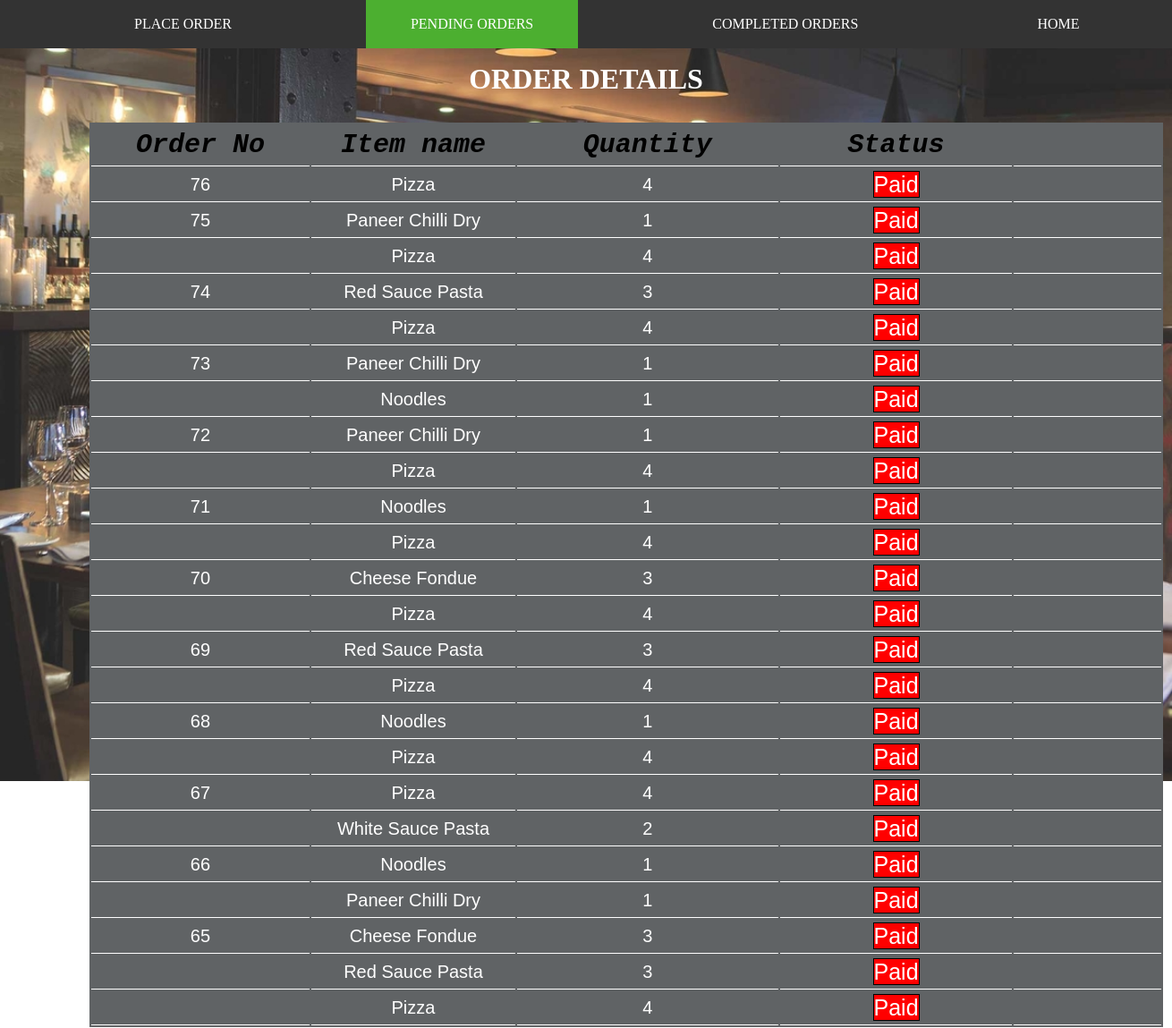
Screenshot of /pending_order.php with the database file from the repository.
### tables this page shows
CREATE TABLE `orders` (
  `CustomerId` int(11) DEFAULT NULL,
  `ItemNo` int(11) NOT NULL,
  `ItemName` varchar(20) NOT NULL,
  `Quantity` int(11) DEFAULT NULL
);

CREATE TABLE `c_table` (
  `Customer_Id` int(11) NOT NULL,
  `name` varchar(20) NOT NULL,
  `email` varchar(20) NOT NULL,
  `contact` bigint(20) NOT NULL,
  `Is_Paid` int(11) DEFAULT '0',
  `status` varchar(20) DEFAULT 'Not_Ready'
);

### pending_order.php (the view, shortened to what this page needs)
<?php
$servername = "localhost";
$username = "root";
$password = "";
$dbname = "DBMS";
$conn = new mysqli($servername, $username, $password, $dbname);
     $sql = "SELECT * FROM orders ORDER by CustomerId DESC";
                $result = $conn->query($sql);
   if ($result->num_rows > 0) {
   echo  "<h1>ORDER DETAILS</h1>
                        <table>
                        <tr>
                            <th>Order No</th>
                            <th>Item name</th>
                            <th>Quantity</th>
                            <th>Status</th>
                            <th></th>
                        </tr>";
                        $prev='';
                         while($row = $result->fetch_assoc())
                     {
                      $curr=$row["CustomerId"];
                       $s="SELECT * from C_table WHERE Customer_Id='".$row["CustomerId"]."'  ORDER by Customer_Id DESC";
                       $re=$conn->query($s);
                       $r=$re->fetch_assoc();
                       if($curr!=$prev)
                        {echo"<td>".$row["CustomerId"]."</td>";}
                        else{
                          echo "<td> </td>";
                        }
                        echo  "<td>" . $row["ItemName"]. " </td><td>" . $row["Quantity"]. "</td>
                        <td><a style='font-size: 25px;' class='link' href='update_status.php?id=".$row['CustomerId']."&stat=".$r['status']."'>".$r['status']."</a></td>";
                        if($r['status']=='Paid'){
                          echo "<td> </td></tr>";
                        }
                        else
            {
                          echo "<td><a style='font-size: 25px;' class='link' href='make_bill.php?id=".$row['CustomerId']."&stat=".$r['status']." '  target='blank'>Pay</a></td></tr>";
                        }
                        $prev=$curr;
                    }
                    echo "</table>";
                    }
                     else {
                    echo "0 results";
                    }
?>
<html>
	<body >
        <nav>
        <ul>
        <li><a  href="Manage.php">PLACE ORDER</a></li>
        <li><a  class="active" href="pending_order.php">PENDING ORDERS</a></li>
        <li><a href="completed_orders.php">COMPLETED ORDERS</a></li>
         <li><a   href="Main.php">HOME</a></li><br><br><br>
        </ul>
        </nav>
</body>
</html>

### pending_order.php (style rules this page uses)
table, th, td { background-color: #606365; width: 1300px; margin-top:-100px; border-bottom: 1px solid white; }
body { background-image: url("back.jpg"); background-repeat: no-repeat; height: 100%; background-size: cover; }
th { padding:6px; font-style: italic; font-family: monospace; text-align: center; font-size: 30px; }
td { padding:4px; text-align: center; font-size: 20px; font-family: sans-serif; color: white; }
table { margin-top:30px; margin-left: 100px; width: 1200px; }
body { height: 100%; margin: 0; }
ul { list-style-type: none; position: fixed; top:0; left:0; width: 100%; margin: 0; padding: 0; overflow: hidden; background-color: #333; }
h1 { color:white ; text-align:center; margin-top: 70px; }
li { float: left; }
li a { display: block; color: white; text-align: center; margin-left: 100px; padding: 18px 50px; text-decoration: none; }
.active { background-color: #4CAF30; }
.link { width: 60px; height: 30px; border: 1px solid black; background-color: red; color: white; text-decoration: none; }

### rows the page displays
orders: CustomerId "76", ItemName "Pizza", Quantity "4", c_table.status "Paid"
orders: CustomerId "75", ItemName "Paneer Chilli Dry", Quantity "1", c_table.status "Paid"
orders: ItemName "Pizza", Quantity "4", c_table.status "Paid"
orders: CustomerId "74", ItemName "Red Sauce Pasta", Quantity "3", c_table.status "Paid"
orders: ItemName "Pizza", Quantity "4", c_table.status "Paid"
orders: CustomerId "73", ItemName "Paneer Chilli Dry", Quantity "1", c_table.status "Paid"
orders: ItemName "Noodles", Quantity "1", c_table.status "Paid"
orders: CustomerId "72", ItemName "Paneer Chilli Dry", Quantity "1", c_table.status "Paid"
orders: ItemName "Pizza", Quantity "4", c_table.status "Paid"
orders: CustomerId "71", ItemName "Noodles", Quantity "1", c_table.status "Paid"
orders: ItemName "Pizza", Quantity "4", c_table.status "Paid"
orders: CustomerId "70", ItemName "Cheese Fondue", Quantity "3", c_table.status "Paid"
orders: ItemName "Pizza", Quantity "4", c_table.status "Paid"
orders: CustomerId "69", ItemName "Red Sauce Pasta", Quantity "3", c_table.status "Paid"
orders: ItemName "Pizza", Quantity "4", c_table.status "Paid"
orders: CustomerId "68", ItemName "Noodles", Quantity "1", c_table.status "Paid"
orders: ItemName "Pizza", Quantity "4", c_table.status "Paid"
orders: CustomerId "67", ItemName "Pizza", Quantity "4", c_table.status "Paid"
orders: ItemName "White Sauce Pasta", Quantity "2", c_table.status "Paid"
orders: CustomerId "66", ItemName "Noodles", Quantity "1", c_table.status "Paid"
orders: ItemName "Paneer Chilli Dry", Quantity "1", c_table.status "Paid"
orders: CustomerId "65", ItemName "Cheese Fondue", Quantity "3", c_table.status "Paid"
orders: ItemName "Red Sauce Pasta", Quantity "3", c_table.status "Paid"
orders: ItemName "Pizza", Quantity "4", c_table.status "Paid"
